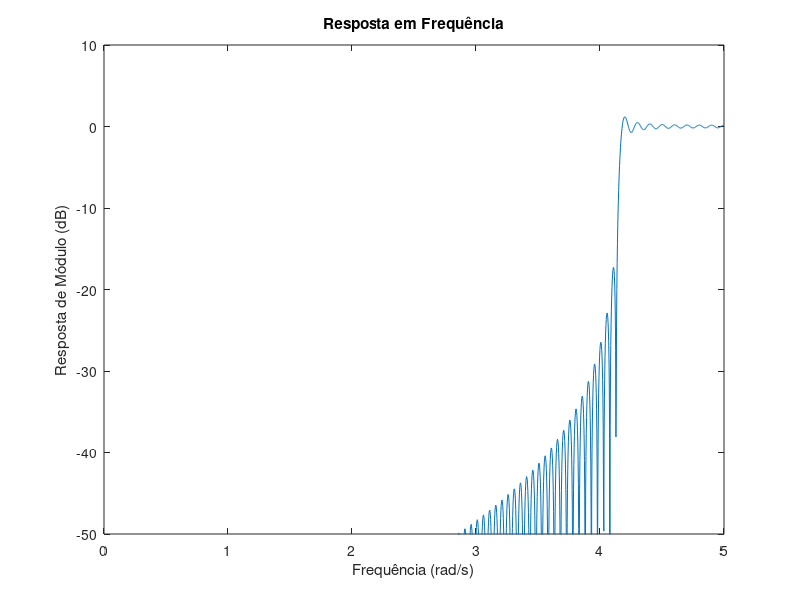
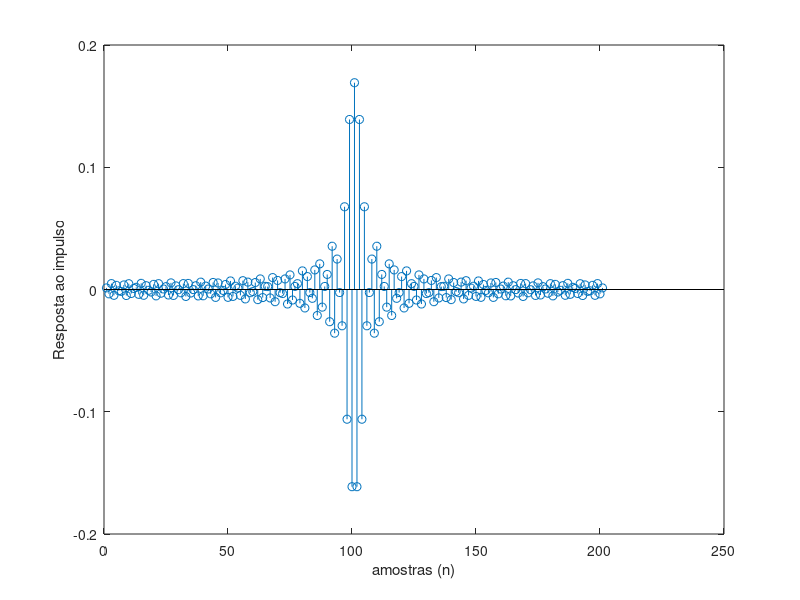

Write MATLAB code to recreate these figures, in order.
clear all
M = 200;
N = M+1;
Omega_p = 4;
Omega_r = 4.2;
Omega_s = 10;
kp = floor(N*Omega_p/Omega_s);
kr = floor(N*Omega_r/Omega_s);
if (kr-kp)>1
kp=kr-1;
end
A = [zeros(1,kp+1) ones(1,M/2-kr+1)];
k = 1:M/2;
for n=0:M,
h(n+1) = A(1) + 2*sum((-1).^k.*A(k+1).*cos(pi.*k*(1+2*n)/N));
end;
h = h./N;
[H,w]=freqz(h,1,2048,Omega_s);
figure(1)
plot(w,20*log10(abs(H)))
axis([0 5 -50 10])
ylabel('Resposta de Módulo (dB)');
xlabel('Frequência (rad/s)');
title('Resposta em Frequência');
figure(2)
stem(h)
ylabel('Resposta ao impulso');
xlabel('amostras (n)');